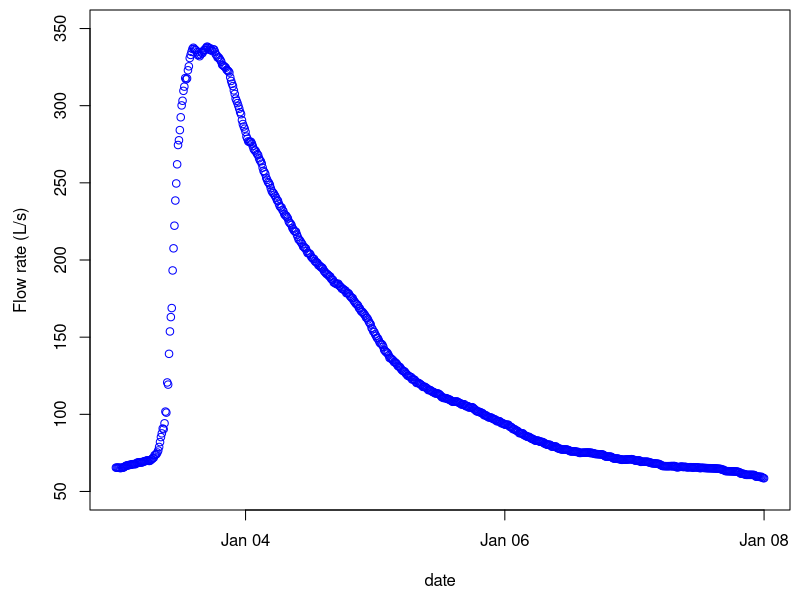
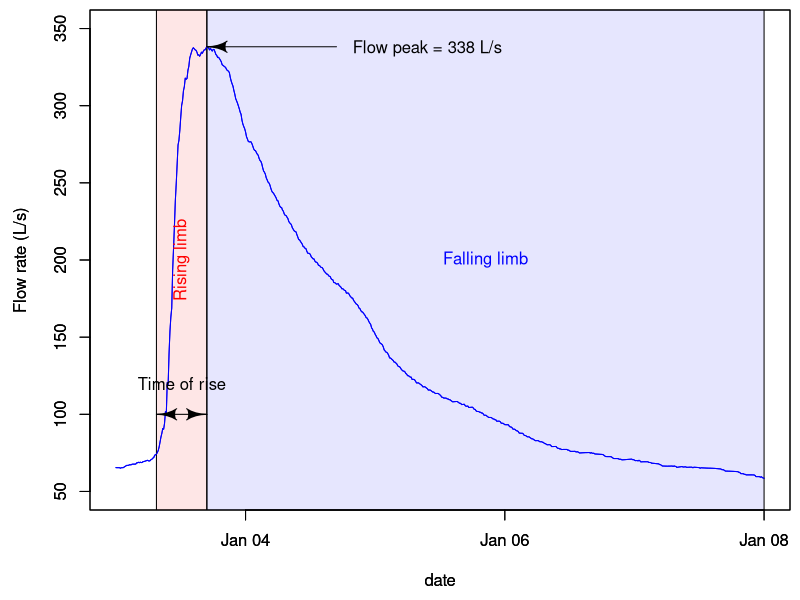
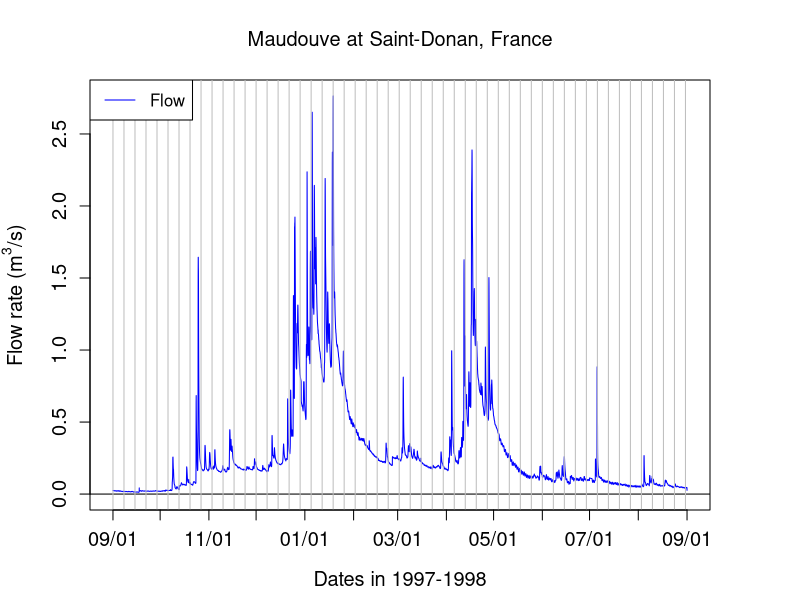
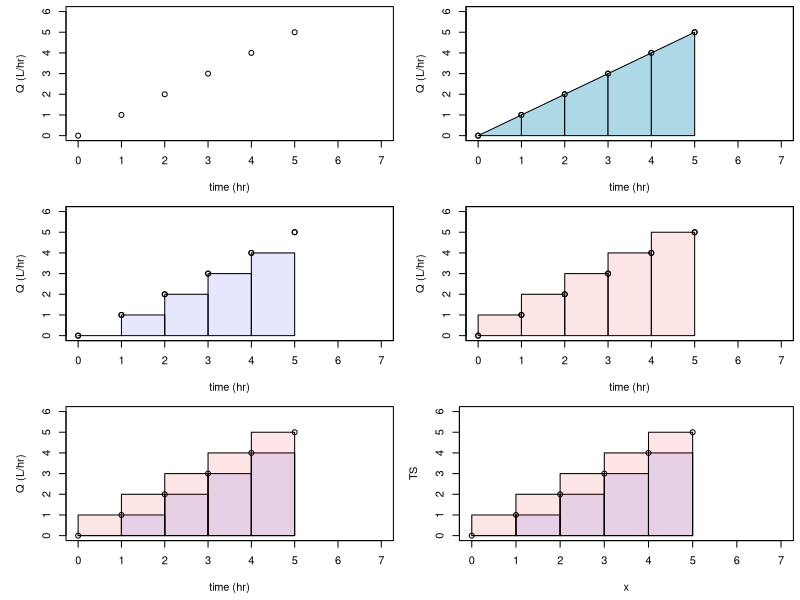
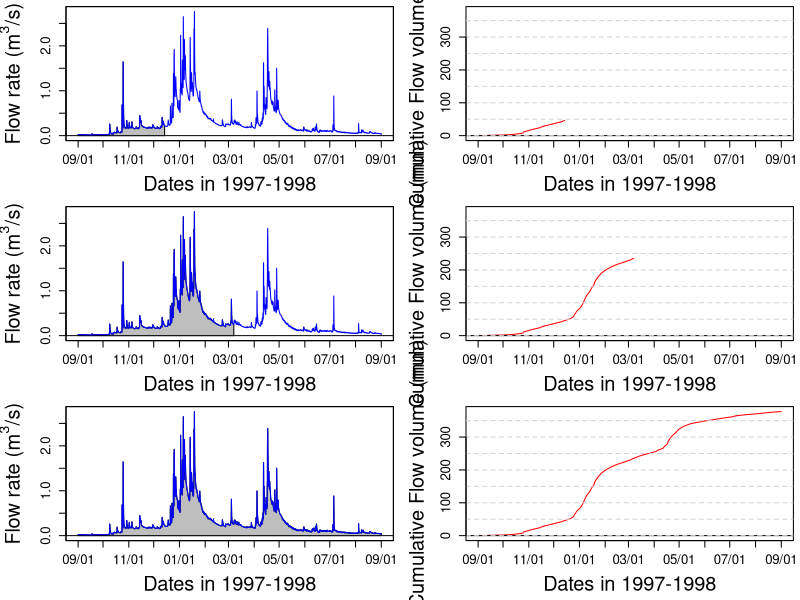
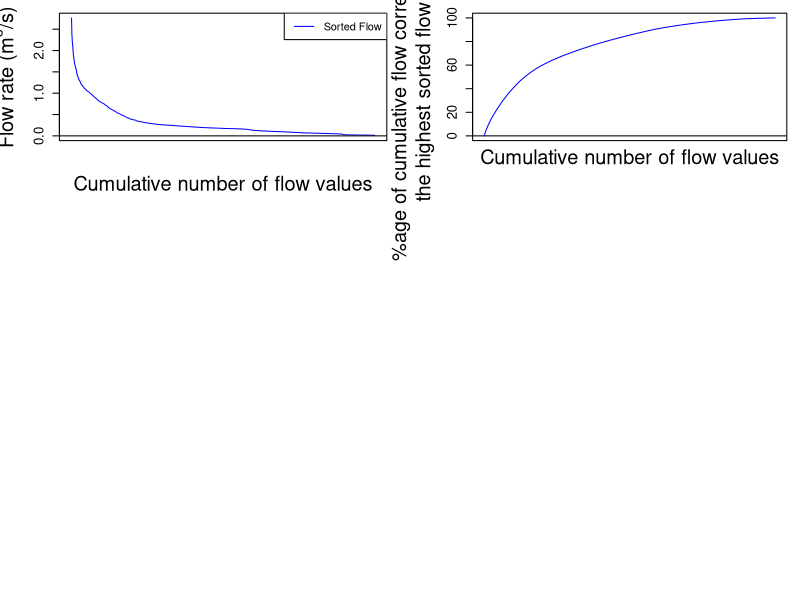
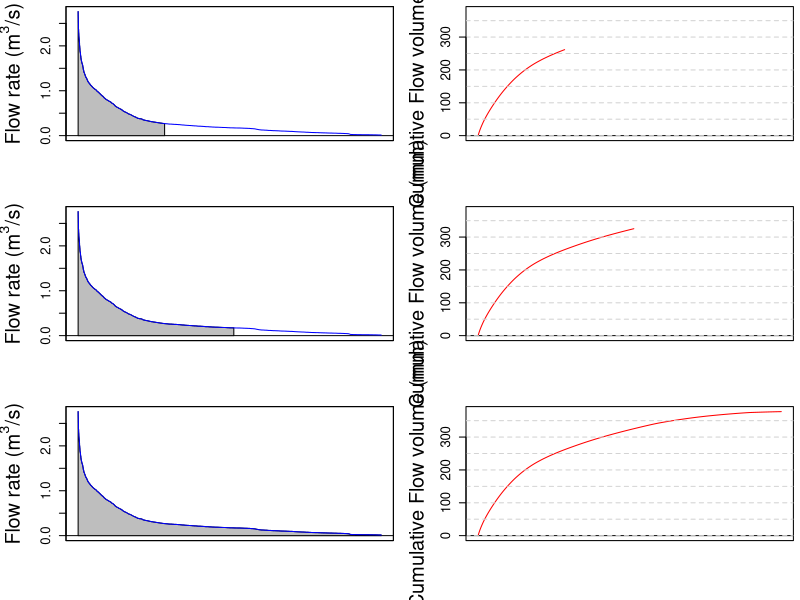
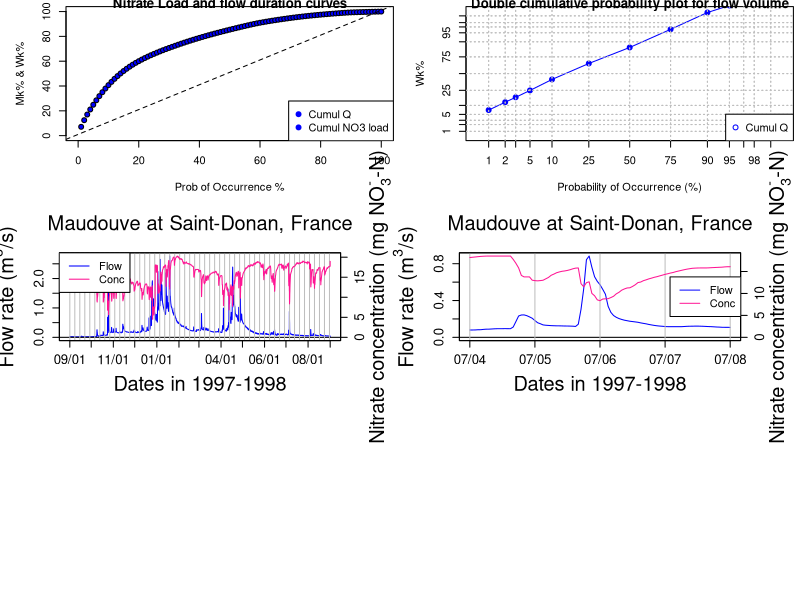

Write the R code that produced these figures, in order.
## ---- chunk 1
knitr::opts_chunk$set(fig.height=5, fig.width=9, fig.align="center", echo = FALSE)
## ---- chunk 2
hydgph<-read.csv(file = "hydgph.csv", header = TRUE)
names(hydgph)=c("date","Q","NO3")
date=as.POSIXct(hydgph$date, format = "%Y-%m-%d %H:%M:%S") # transforms the first column of the file, which are characters into dates that R understands
Q=hydgph$Q*1000 # Puts in the variable Q the flow rates, which are orginally in m³/s to L/s for better visualization
par(mar=c(4.5,4.5,0.5,0.5))
xlimHG=as.POSIXct(c("1999-01-03 00:00:00","1999-01-08 00:00:00"));ylimHG=c(50,350) # this defines the plotting ranges for the x and y axes
plot(date,Q,xlab = "date",ylab = "Flow rate (L/s)",type = "p",col="blue",xlim=xlimHG,ylim=ylimHG) # this plots the hydrograph
## ---- chunk 3
  library(shape)
  par(mar=c(4.5,4.5,0.5,0.5))
  transpred <- rgb(250, 0, 0, max = 255, alpha = 25) # this defines the color of the transparent color of the pinkish rectangle
  transpblue <- rgb(0, 0, 250, max = 255, alpha = 25) # this defines the color of the transparent color of the red rectangle
  xlimHG=as.POSIXct(c("1999-01-03 00:00:00","1999-01-08 00:00:00"));ylimHG=c(50,350) # this defines the plotting ranges for the x and y axes
  flowpeak<-max(Q) # this calculates the flow rate at the peak
  peaktime<-as.POSIXct(date[which(Q==max(Q))]) # this returns date for the peaktime. The function which(Q==max(Q)) is used to return the row number corresponding to when Q is maximum
  HGbegtime<-as.POSIXct("1999-01-03 7:30:00") # this defines the date for the beginning of the hydrograph
  HGendtime<-as.POSIXct("1999-01-08 00:00:00") # this defines the date for the end of the hydrograph
  
  plot(date,Q,xlab = "date",ylab = "Flow rate (L/s)",type = "l",col="blue",xlim=xlimHG,ylim=ylimHG) # this plots the hydrograph
  rect(as.numeric(HGbegtime),0,as.numeric(peaktime),400,col = transpred) # this plots the red rectangle highlighting the period of rising limb
  rect(as.numeric(peaktime),0,as.numeric(HGendtime),400,col = transpblue) # this plots the blue rectangle highlighting the period of falling limb
  par(new=TRUE) # this says that we are plotting additional time series onto the existing plot. Without par(new=TRUE), the previous plot would be overwritten
  
  plot(date,Q,xlab = "date",ylab = "Flow rate (L/s)",type = "l",col="blue",xlim=xlimHG,ylim=ylimHG) # plotting the same plot so that it be on top of the rectangles
  text((as.numeric(HGbegtime)+as.numeric(peaktime))/2,200,"Rising limb", col = "red",srt = 90) # adds the text "rising limb" at the right spot inside the red rectangle
  text((as.numeric(peaktime)+as.numeric(HGendtime))/2,200,"Falling limb", col = "blue") # adds the text "falling limb" at the right spot inside the blue rectangle
  Arrows(as.numeric(HGbegtime),100, as.numeric(peaktime),100, arr.adj = 1, code=3) # adds a double sided arrow in the rising limb phase
  text((as.numeric(peaktime)+as.numeric(HGbegtime))/2,120,"Time of rise") # adds text above the double sided arrow in the rising limb phase
  Arrows(as.numeric(peaktime)+24*60*60,flowpeak, as.numeric(peaktime),flowpeak, arr.adj = 1, code=2) # adds a single sided arrow to show the peak
  text(as.numeric(peaktime)+27*60*60,flowpeak,paste0("Flow peak = ",signif(flowpeak,digits = 3)," L/s"),adj = c(0,0.5)) # adds the text with automatic writing of the peak flow rate
  
## ---- chunk 4
  
  data<-read.csv(file="sample_1hr_QC_data.csv",header = TRUE) #Reads file into table format
  
  WSarea<-24.2 #Area of watershed in km2
  WS<-"Maudouve at Saint-Donan, France"
  names(data)=c("datetime","Q","C")   # renames the columns in simpler names
  data<-as.data.frame(data)
  data$datetime<-as.POSIXct(strptime(data$datetime, "%Y-%m-%d %H:%M:%S")) # transforms characters into date values understood by R
  D<-data$datetime
  Q<-data$Q   #Defines Q as the flow value (m3/s)
  
  N=nrow(data)   #Sets N to the value equal to the number of total rows in the table
  
  # definition of the x and y axes limits
  
  startdate<-D[1]
  enddate<-D[N]
  xlim = as.POSIXct(c(startdate,enddate))  # this renders the first and last date understandable for plotting purposes
  ylimQ = c(0,max(Q))           # ylim for flow
      
  ScaleF = 1.2                  # scaling factor for size of fonts and other things
      
  y1lab<-expression("Flow rate (" * m^3 * "/s)")  # defines the label for flow
  
  par(mar=c(4.5,4.5,4,4.5))     # defines the sizes, in number of lines, for the margins (bottom, left, top, right)
  
      ltyp=c(1,2)
      
      plot(D,Q,col="blue",type="l",cex=0.1,yaxt="n",     
           lty=ltyp[1],xaxt="n",xlab="",ylab="",xlim=xlim,ylim=ylimQ)
      # we are taking all the default addition of axis tick marks and numbers out by using xaxt and yaxt = "n"
      # and setting the axis labels at nothing using xlab = "" and ylab = ""
      abline(h=0)
      abline(v=seq(startdate, enddate, by="week"),col=("grey"))
      axis.POSIXct(1, at=seq(startdate, enddate, by="month"), format="%m/%d",cex.axis=ScaleF)
      # this tells R that we want the X axis ticks and values to be displayed as dates, be added on a monthly basis,
      # using the month/day format
      axis(2,cex.axis=ScaleF)
      # this tells R that the first Y axis ticks can be displayed  (that function was repressed earlier by 'yaxt="n" ')
      par(new=TRUE)
      # this tells R that a new plot has already been opened, in other words you are telling R to keep adding things
      # on the existing plot
      
      mtext("Dates in 1997-1998",side=1,line=3,cex=ScaleF) # add in the margin the defined labels and title
      mtext(y1lab,side=2,line=3,cex=ScaleF)
      mtext(WS,side=3,line=1.5,cex=ScaleF)
      
      legend("topleft",c("Flow"),lty = c(1), col = c("blue"))
   
  
## ---- chunk 5
  par(mfrow = c(3,2));par(mar=c(4.5,5,0.5,0.5))   
  x<-0:5
  TS<-c(0,1,2,3,4,5)
  time_interval=1 
  xlim=c(0,7)
  ylim=c(0,6)
  
  # First plot: hydrograph
  plot(x,TS,xlim=xlim,ylim=ylim,xlab = 'time (hr)',ylab = 'Q (L/hr)')

  # Second plot: hydrograph + area under the curve
  plot(x,TS,xlim=xlim,ylim=ylim,xlab = 'time (hr)',ylab = 'Q (L/hr)')
  polygx<-cbind(head(x,-1),head(x,-1),x[-1],x[-1],head(x,-1))         # x values of the polygons
  polygy<-cbind(rep(0,length(TS)-1),head(TS,-1),TS[-1],rep(0,length(TS)-1),rep(0,length(TS)-1))   # y values of the polygons
  for (j in 1:(length(TS)-1)){polygon((as.vector(polygx[j,])),as.vector(polygy[j,]),col="lightblue")}
  par(new=TRUE)
  plot(x,TS,xlim=xlim,ylim=ylim,xlab="",ylab="",xaxt="n",yaxt="n")     
  
  # Third plot: hydrograph + step area under the curve
  suprectxy=cbind(0:4,rep(0,5),1:5,TS[2:6])
  infrectxy=cbind(0:4,rep(0,5),1:5,TS[1:5])
  plot(x,TS,xlim=xlim,ylim=ylim,xlab = 'time (hr)',ylab = 'Q (L/hr)')
  for (i in 1:5){rect(infrectxy[i,1],infrectxy[i,2],infrectxy[i,3],infrectxy[i,4],col = transpblue)}
  par(new=TRUE)
  plot(x,TS,xlim=xlim,ylim=ylim,xlab="",ylab="",xaxt="n",yaxt="n")     
  
  # Fourth plot: hydrograph + step area above the curve
  plot(x,TS,xlim=xlim,ylim=ylim,xlab = 'time (hr)',ylab = 'Q (L/hr)')
  for (i in 1:5){rect(suprectxy[i,1],suprectxy[i,2],suprectxy[i,3],suprectxy[i,4],col = transpred)}
  par(new=TRUE)
  plot(x,TS,xlim=xlim,ylim=ylim,xlab="",ylab="",xaxt="n",yaxt="n")     
  
  # Fifth plot: hydrograph + step area above the curve
  plot(x,TS,xlim=xlim,ylim=ylim,xlab = 'time (hr)',ylab = 'Q (L/hr)')
  for (i in 1:5){rect(infrectxy[i,1],infrectxy[i,2],infrectxy[i,3],infrectxy[i,4],col = transpblue)}
  for (i in 1:5){rect(suprectxy[i,1],suprectxy[i,2],suprectxy[i,3],suprectxy[i,4],col = transpred)}


## ---- chunk 6
  cumTS_inst=matrix(0,5,1)
  # 10 values, the first one being 0 to associate to initial time
  for (i in 1:4){QQ=(TS[i]+TS[i+1])*time_interval/2;cumTS_inst[i+1]=cumTS_inst[i]+QQ}
  as.vector(cumTS_inst)
## ---- chunk 7
  c(0,(cumsum(TS[-1])+cumsum(head(TS,-1)))/2)*time_interval
## ---- chunk 8
  TS
  cumsum(TS)
## ---- chunk 9
  TS[-1]
  cumsum(TS[-1])

## ---- chunk 10
  head(TS,-1)
  cumsum(head(TS,-1))
## ---- chunk 11
  par(mar=c(4.5,4.5,0.5,0.5))
  plot(x,TS,xlim=xlim,ylim=ylim)
  suprectxy=cbind(0:4,rep(0,5),1:5,TS[2:6])
  infrectxy=cbind(0:4,rep(0,5),1:5,TS[1:5])
  for (i in 1:5){rect(infrectxy[i,1],infrectxy[i,2],infrectxy[i,3],infrectxy[i,4],col = transpblue)}
 for (i in 1:5){rect(suprectxy[i,1],suprectxy[i,2],suprectxy[i,3],suprectxy[i,4],col = transpred)}
## ---- chunk 12
  par(mfrow = c(3,2));par(mar=c(4.5,5,0.5,0.5))
  xlim = as.POSIXct(c(startdate,enddate))    
      n=c(2500,4500,N)
  for (i in 1:3){
    plot(0,0,col="blue",type="l",cex=0.1,yaxt="n",     
           lty=ltyp[1],xaxt="n",xlab="",ylab="",xlim=xlim,ylim=ylimQ)
      abline(h=0)
      axis.POSIXct(1, at=seq(startdate, enddate, by="month"), format="%m/%d",cex.axis=ScaleF)
      axis(2,cex.axis=ScaleF)
      polygon(c(D[1:n[i]],D[n[i]:1]),c(Q[1:n[i]],rep(0,n[i])),col="grey")
      par(new=TRUE)
      plot(D,Q,col="blue",type="l",cex=0.1,yaxt="n",     
           lty=ltyp[1],xaxt="n",xlab="",ylab="",xlim=xlim,ylim=ylimQ)
      mtext("Dates in 1997-1998",side=1,line=3,cex=ScaleF) # add in the margin the defined labels and title
      mtext(y1lab,side=2,line=3,cex=ScaleF)
          
  cumQ=c(0,(cumsum(Q[-1])+cumsum(head(Q,-1)))/2)*3600/WSarea/1000 # calculates in mm the cumulative flow for each time stamp 
  
  
  plot(D[1:n[i]],cumQ[1:n[i]],col="red",type="l",cex=0.1,yaxt="n",     
           lty=ltyp[1],xaxt="n",xlab="",ylab="",xlim=xlim,ylim=c(0,cumQ[N]))
      abline(h=0)
      abline(h=seq(0,1000,by=50),lty=2,col="lightgrey")
      axis.POSIXct(1, at=seq(startdate, enddate, by="month"), format="%m/%d",cex.axis=ScaleF)
      axis(2,cex.axis=ScaleF)
      par(new=TRUE)
      mtext("Dates in 1997-1998",side=1,line=3,cex=ScaleF) # add in the margin the defined labels and title
      mtext("Cumulative Flow volume (mm)",side=2,line=3,cex=ScaleF)
  }
      
    print(signif(max(cumQ),digits = 3)) # displays the final cumulative flow value in m3
## ---- chunk 13
  QSort=sort(Q,decreasing = TRUE)   #Sorts instantaneous flow rates in descending order
  
## ---- chunk 14
  cumQSort<-c(0,(cumsum(QSort[-1])+cumsum(head(QSort,-1)))/2)*3600/WSarea/1000
  cumQSortPerc<-cumQSort/tail(cumQSort,1)*100
## ---- chunk 15
  par(mar=c(4.5,4.5,1,1)) 
  plot(1:length(QSort),QSort,col="blue",type="l",cex=0.1,yaxt="n",     
           lty=ltyp[1],xaxt="n",xlab="",ylab="",ylim=ylimQ)
  abline(h=0)    
  axis(2,cex.axis=ScaleF)   
  mtext(y1lab,side=2,line=3,cex=ScaleF)
  mtext("Cumulative number of flow values",side=1,line=3,cex=ScaleF)
  legend("topright",c("Sorted Flow"),lty = c(1), col = c("blue"))
## ---- chunk 16
  par(mar=c(4.5,5.5,1,1)) 
  plot(cumQSortPerc,col="blue",type="l",cex=0.1,yaxt="n",     
           lty=ltyp[1],xaxt="n",xlab="",ylab="", ylim=c(0,100))
  abline(h=0)    
  axis(2,cex.axis=ScaleF)
  mtext("Cumulative number of flow values",side=1,line=1,cex=ScaleF)
  mtext("%age of cumulative flow corresponding to\n the highest sorted flow rates ",side=2,line=3,cex=ScaleF)
   # the \n in the text allows for line break in the title
## ---- chunk 17
  par(mfrow = c(3,2));par(mar=c(4.5,5,0.5,0.5))
  xlim = as.POSIXct(c(startdate,enddate))    
      n=c(2500,4500,N)
  for (i in 1:3){
    plot(0,0,col="blue",type="l",cex=0.1,yaxt="n",     
           lty=ltyp[1],xaxt="n",xlab="",ylab="",xlim=c(1,length(Q)),ylim=ylimQ)
      abline(h=0)
      axis(2,cex.axis=ScaleF)
      polygon(c(1:n[i],n[i]:1),c(QSort[1:n[i]],rep(0,n[i])),col="grey")
      par(new=TRUE)
      plot(1:length(QSort),QSort,col="blue",type="l",cex=0.1,yaxt="n",     
           lty=ltyp[1],xaxt="n",xlab="",ylab="",xlim=c(1,length(Q)),ylim=ylimQ)
      mtext(y1lab,side=2,line=3,cex=ScaleF)
          
  plot(1:n[i],cumQSort[1:n[i]],col="red",type="l",cex=0.1,yaxt="n",     
           lty=ltyp[1],xaxt="n",xlab="",ylab="",xlim=c(1,length(Q)),ylim=c(0,cumQ[N]))
      abline(h=0)
      abline(h=seq(0,1000,by=50),lty=2,col="lightgrey")
      axis(2,cex.axis=ScaleF)
      par(new=TRUE)
      mtext("Cumulative Flow volume (mm)",side=2,line=3,cex=ScaleF)
  }
      
## ---- chunk 18
  Wk=quantile(cumQSort,probs=seq(0.01,1,0.01))/tail(cumQSort,1) #Calculates and assigns Wk% values to a probability occurring in 1-100% of the total time
## ---- chunk 19
      xlim=c(0,100);ylim=c(0,100);
      plot(1:100,Wk*100,xlab="Prob of Occurrence %",ylab="Mk% & Wk%",xlim=xlim,ylim=ylim,pch=21,col="black",bg="blue")
      par(new=TRUE)
    #  plot(1:100,Mk*100,xlab="Prob of Occurrence %",ylab="Mk% & Wk%",xlim=xlim,ylim=ylim,pch=22,col="black",bg=ColElmt)
    #  par(new=TRUE)
      abline(1,1,col="black",lty="dashed",xlim=xlim,ylim=ylim)
      par(new=TRUE)
      legend("bottomright",c("Cumul Q","Cumul NO3 load"),
            pch=c(19),
            col=c("blue"),
            bg="white")
      title(main="Nitrate Load and flow duration curves") # the \n in the text allows for line break in the title
## ---- chunk 20
      #Code for plotting the double cumulative plot using the normal distribution probabilities to zoom in on the lower tails
      v<-c(1,2,3,5,10,25,50,75,90,95,97,98,99,100) #v is a set of user defined values of percentages of the total time to be used for calculating and plotting specific corresponding Wk% and Mk% values
      x<-v/100  #Sets x as values of v in percentages
  #		y<-Mk[v]  #Sets y as the set of Mk% values corresponding with percentages of the total time defined by values in x
      xx<-qnorm(x) #qnorm takes a given probability (x values in this case) and returns the corresponding cumulative distribution value (Z-score) based on a normal distribution curve   
  #    yy<-qnorm(y) #Here, qnorm is taking the percentages of the load that occur associated with percentages of the total time defined by values in x and calculating associated Z-scores according to a normal distribution curve
      yV<-Wk[v] #Sets yV as the set of Wk% values corresponding with percentages of the total time defined by values in x
      yyV<-qnorm(yV) #qnorm takes percentages of the flow occurring associated with percentages of the total time defined by x values and assigns Z-score values to each probability based on the normal distribution curve 
  #    yy<-cbind(yy,yyV) #Binds both sets of Z-score values corresponding with Mk% (yy) and Wk% (yV)
      xx<-cbind(xx,xx) #Binds both sets of Z-scores correspdonding with defined percentages of the total time (They are the same, this is for plotting purposes)
  #    color<-c(ColElmt,"blue") #Defines the plot colors for yy and yV
      color<-c("blue") #Defines the plot colors for yy and yV
          
  
      plot(xx[,1],yyV,xlab="Probability of Occurrence (%)",ylab="Wk%",
           type="o",xaxt="n",yaxt="n",xlim=c(-2.5,2.5),ylim=c(-2.5,2.5),pch=19,col=color) #Plots yy and yV values as a function of xx values
      par(new=TRUE)
  
      
      axis(1,at=xx[,1],labels=x*100)
      axis(2,at=xx[,1],labels=x*100)
      title(main="Double cumulative probability plot for flow volume") # the \n in the text allows for line break in the title
      abline(h=xx,lty=3,col="grey") #Plots gridlines
      abline(v=xx,lty=3,col="grey")
      legend("bottomright",c("Cumul Q"),
            pch=1,
            col=color,
            bg="white")
  
## ---- chunk 21
  data<-read.csv(file="sample_1hr_QC_data.csv",header = TRUE) #Reads file into table format
  
  WSarea<-24.2 #Area of watershed in km2
  WS<-"Maudouve at Saint-Donan, France"
  names(data)=c("datetime","Q","C")   # renames the columns in simpler names
  data<-as.data.frame(data)
  data$datetime<-as.POSIXct(strptime(data$datetime, "%Y-%m-%d %H:%M:%S")) # transforms characters into date values understood by R
  D<-data$datetime
  Q<-data$Q   #Defines Q as the flow value (m3/s)
  C<-data$C   #Defines C as the Concentration value (mg NO3-N/L)
  L<-Q*C # Calculates the load in grams
  N=nrow(data)   #Sets N to the value equal to the number of total rows in the table
  startdate<-D[1]
  enddate<-D[N]
  
  # definition of the x and y axes limits
  xlim = as.POSIXct(c(startdate,enddate))  # this renders the first and last date understandable for plotting purposes
  ylimQ = c(0,max(Q))           # ylim for flow
  ylimC = c(0,max(C))           # ylim for concentrations
      
  ScaleF = 1.2                  # scaling factor for size of fonts and other things
      
  y1lab<-expression("Flow rate (" * m^3 * "/s)")  # defines the label for flow
  y2lab<-substitute(paste("Nitrate concentration (mg ",NO[x]^{y},"-N)",sep=""),list(x=3,y="-")) # defines the label for concentrations
  
  par(mar=c(4.5,4.5,4,4.5))     # defines the sizes, in number of lines, for the margins (bottom, left, top, right)
  
      ltyp=c(1,2)
      
      plot(D,Q,col="blue",type="l",cex=0.1,yaxt="n",     
           lty=ltyp[1],xaxt="n",xlab="",ylab="",xlim=xlim,ylim=ylimQ)
      # we are taking all the default addition of axis tick marks and numbers out by using xaxt and yaxt = "n"
      # and setting the axis labels at nothing using xlab = "" and ylab = ""
      
      abline(h=0)
      abline(v=seq(startdate, enddate, by="week"),col=("grey"))
      axis.POSIXct(1, at=seq(startdate, enddate, by="month"), format="%m/%d",cex.axis=ScaleF)
      # this tells R that we want the X axis ticks and values to be displayed as dates, be added on a monthly basis,
      # using the month/day format
      axis(2,cex.axis=ScaleF)
      # this tells R that the first Y axis ticks can be displayed  (that function was repressed earlier by 'yaxt="n" ')
      par(new=TRUE)
      # this tells R that a new plot has already been opened, in other words you are telling R to keep adding things
      # on the existing plot
      
      ColElmt="deeppink1"
      plot(D,C,col=ColElmt,type="l",cex=0.1,yaxt="n",
           lty=ltyp[1],xaxt="n",xlab="",ylab="",xlim=xlim,ylim=ylimC)
      # plots the concentration data
      axis(4,cex.axis=ScaleF)
      # this tells R that the second Y axis ticks can be displayed (that function was repressed earlier by 'yaxt="n" ')
      par(new=TRUE)
      
      mtext("Dates in 1997-1998",side=1,line=3,cex=ScaleF) # add in the margin the defined labels and title
      mtext(y1lab,side=2,line=3,cex=ScaleF)
      mtext(y2lab,side=4,line=3,cex=ScaleF)
      mtext(WS,side=3,line=1.5,cex=ScaleF)
      
      legend("topleft",c("Flow","Conc"),lty = c(1,1), col = c("blue",ColElmt))
## ---- chunk 22
  data<-read.csv(file="sample_1hr_QC_data.csv",header = TRUE) #Reads file into table format
  
  WSarea<-24.2 #Area of watershed in km2
  WS<-"Maudouve at Saint-Donan, France"
  names(data)=c("datetime","Q","C")   # renames the columns in simpler names
  data<-as.data.frame(data)
  data$datetime<-as.POSIXct(strptime(data$datetime, "%Y-%m-%d %H:%M:%S")) # transforms characters into date values understood by R
  startdate<-as.POSIXct("1998-07-04 00:00:00")
  enddate<-as.POSIXct("1998-07-08 00:00:00")
  subdata<-subset(data,data$datetime>=startdate & data$datetime<=enddate)
  data<-subdata
  D<-data$datetime
  Q<-data$Q   #Defines Q as the flow value (m3/s)
  C<-data$C   #Defines C as the Concentration value (mg NO3-N/L)
  L<-Q*C # Calculates the load in g/s
  N=nrow(data)   #Sets N to the value equal to the number of total rows in the table
  
  
  # definition of the x and y axes limits
  xlim = as.POSIXct(c(startdate,enddate))  # this renders the first and last date understandable for plotting purposes
  ylimQ = c(0,max(Q))           # ylim for flow
  ylimC = c(0,max(C))           # ylim for concentrations
      
  ScaleF = 1.2                  # scaling factor for size of fonts and other things
      
  y1lab<-expression("Flow rate (" * m^3 * "/s)")  # defines the label for flow
  y2lab<-substitute(paste("Nitrate concentration (mg ",NO[x]^{y},"-N)",sep=""),list(x=3,y="-")) # defines the label for concentrations
  
  par(mar=c(4.5,4.5,4,4.5))     # defines the sizes, in number of lines, for the margins (bottom, left, top, right)
  
      ltyp=c(1,2)
      
      plot(D,Q,col="blue",type="l",cex=0.1,yaxt="n",     
           lty=ltyp[1],xaxt="n",xlab="",ylab="",xlim=xlim,ylim=ylimQ)
      # we are taking all the default addition of axis tick marks and numbers out by using xaxt and yaxt = "n"
      # and setting the axis labels at nothing using xlab = "" and ylab = ""
      
      abline(h=0)
      abline(v=seq(startdate, enddate, by="day"),col=("grey"))
      axis.POSIXct(1, at=seq(startdate, enddate, by="day"), format="%m/%d",cex.axis=ScaleF)
      # this tells R that we want the X axis ticks and values to be displayed as dates, be added on a monthly basis,
      # using the month/day format
      axis(2,cex.axis=ScaleF)
      # this tells R that the first Y axis ticks can be displayed  (that function was repressed earlier by 'yaxt="n" ')
      par(new=TRUE)
      # this tells R that a new plot has already been opened, in other words you are telling R to keep adding things
      # on the existing plot
      
      ColElmt="deeppink1"
      plot(D,C,col=ColElmt,type="l",cex=0.1,yaxt="n",
           lty=ltyp[1],xaxt="n",xlab="",ylab="",xlim=xlim,ylim=ylimC)
      # plots the concentration data
      axis(4,cex.axis=ScaleF)
      # this tells R that the second Y axis ticks can be displayed (that function was repressed earlier by 'yaxt="n" ')
      par(new=TRUE)
      
      mtext("Dates in 1997-1998",side=1,line=3,cex=ScaleF) # add in the margin the defined labels and title
      mtext(y1lab,side=2,line=3,cex=ScaleF)
      mtext(y2lab,side=4,line=3,cex=ScaleF)
      mtext(WS,side=3,line=1.5,cex=ScaleF)
      
      legend("right",c("Flow","Conc"),lty = c(1,1), col = c("blue",ColElmt))
## ---- chunk 23
  cumulLoad<-c(0,(cumsum(L[-1])+cumsum(head(L,-1)))/2)*3600/1000
  tail(cumulLoad,1)
## ---- chunk 24
  cumulQ<-c(0,(cumsum(Q[-1])+cumsum(head(Q,-1)))/2)*3600/1000
  FWC<-tail(cumulLoad,1)/tail(cumulQ,1)
  FWC
